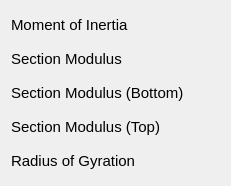
    <widget class="QWidget" name="layoutWidget">
     <property name="geometry">
      <rect>
       <x>10</x>
       <y>200</y>
       <width>231</width>
       <height>171</height>
      </rect>
     </property>
     <layout class="QVBoxLayout" name="verticalLayout_8">
      <item>
       <widget class="QLabel" name="MOIlabel_2">
        <property name="minimumSize">
         <size>
          <width>0</width>
          <height>28</height>
         </size>
        </property>
        <property name="maximumSize">
         <size>
          <width>16777215</width>
          <height>28</height>
         </size>
        </property>
        <property name="font">
         <font>
          <pointsize>11</pointsize>
         </font>
        </property>
        <property name="text">
         <string>Moment of Inertia</string>
        </property>
        <property name="wordWrap">
         <bool>false</bool>
        </property>
       </widget>
      </item>
      <item>
       <widget class="QLabel" name="sectionmodlabel">
        <property name="minimumSize">
         <size>
          <width>0</width>
          <height>28</height>
         </size>
        </property>
        <property name="maximumSize">
         <size>
          <width>16777215</width>
          <height>28</height>
         </size>
        </property>
        <property name="font">
         <font>
          <pointsize>11</pointsize>
         </font>
        </property>
        <property name="text">
         <string>Section Modulus</string>
        </property>
        <property name="wordWrap">
         <bool>false</bool>
        </property>
       </widget>
      </item>
      <item>
       <widget class="QLabel" name="sectionmodbottomlabel">
        <property name="minimumSize">
         <size>
          <width>0</width>
          <height>28</height>
         </size>
        </property>
        <property name="maximumSize">
         <size>
          <width>16777215</width>
          <height>28</height>
         </size>
        </property>
        <property name="font">
         <font>
          <pointsize>11</pointsize>
         </font>
        </property>
        <property name="text">
         <string>Section Modulus (Bottom)</string>
        </property>
        <property name="wordWrap">
         <bool>false</bool>
        </property>
       </widget>
      </item>
      <item>
       <widget class="QLabel" name="sectionmodtoplabel">
        <property name="minimumSize">
         <size>
          <width>0</width>
          <height>28</height>
         </size>
        </property>
        <property name="maximumSize">
         <size>
          <width>16777215</width>
          <height>28</height>
         </size>
        </property>
        <property name="font">
         <font>
          <pointsize>11</pointsize>
         </font>
        </property>
        <property name="text">
         <string>Section Modulus (Top)</string>
        </property>
        <property name="wordWrap">
         <bool>false</bool>
        </property>
       </widget>
      </item>
      <item>
       <widget class="QLabel" name="radofgyrationlabel">
        <property name="minimumSize">
         <size>
          <width>0</width>
          <height>28</height>
         </size>
        </property>
        <property name="maximumSize">
         <size>
          <width>16777215</width>
          <height>28</height>
         </size>
        </property>
        <property name="font">
         <font>
          <pointsize>11</pointsize>
         </font>
        </property>
        <property name="text">
         <string>Radius of Gyration</string>
        </property>
        <property name="wordWrap">
         <bool>false</bool>
        </property>
       </widget>
      </item>
     </layout>
    </widget>
